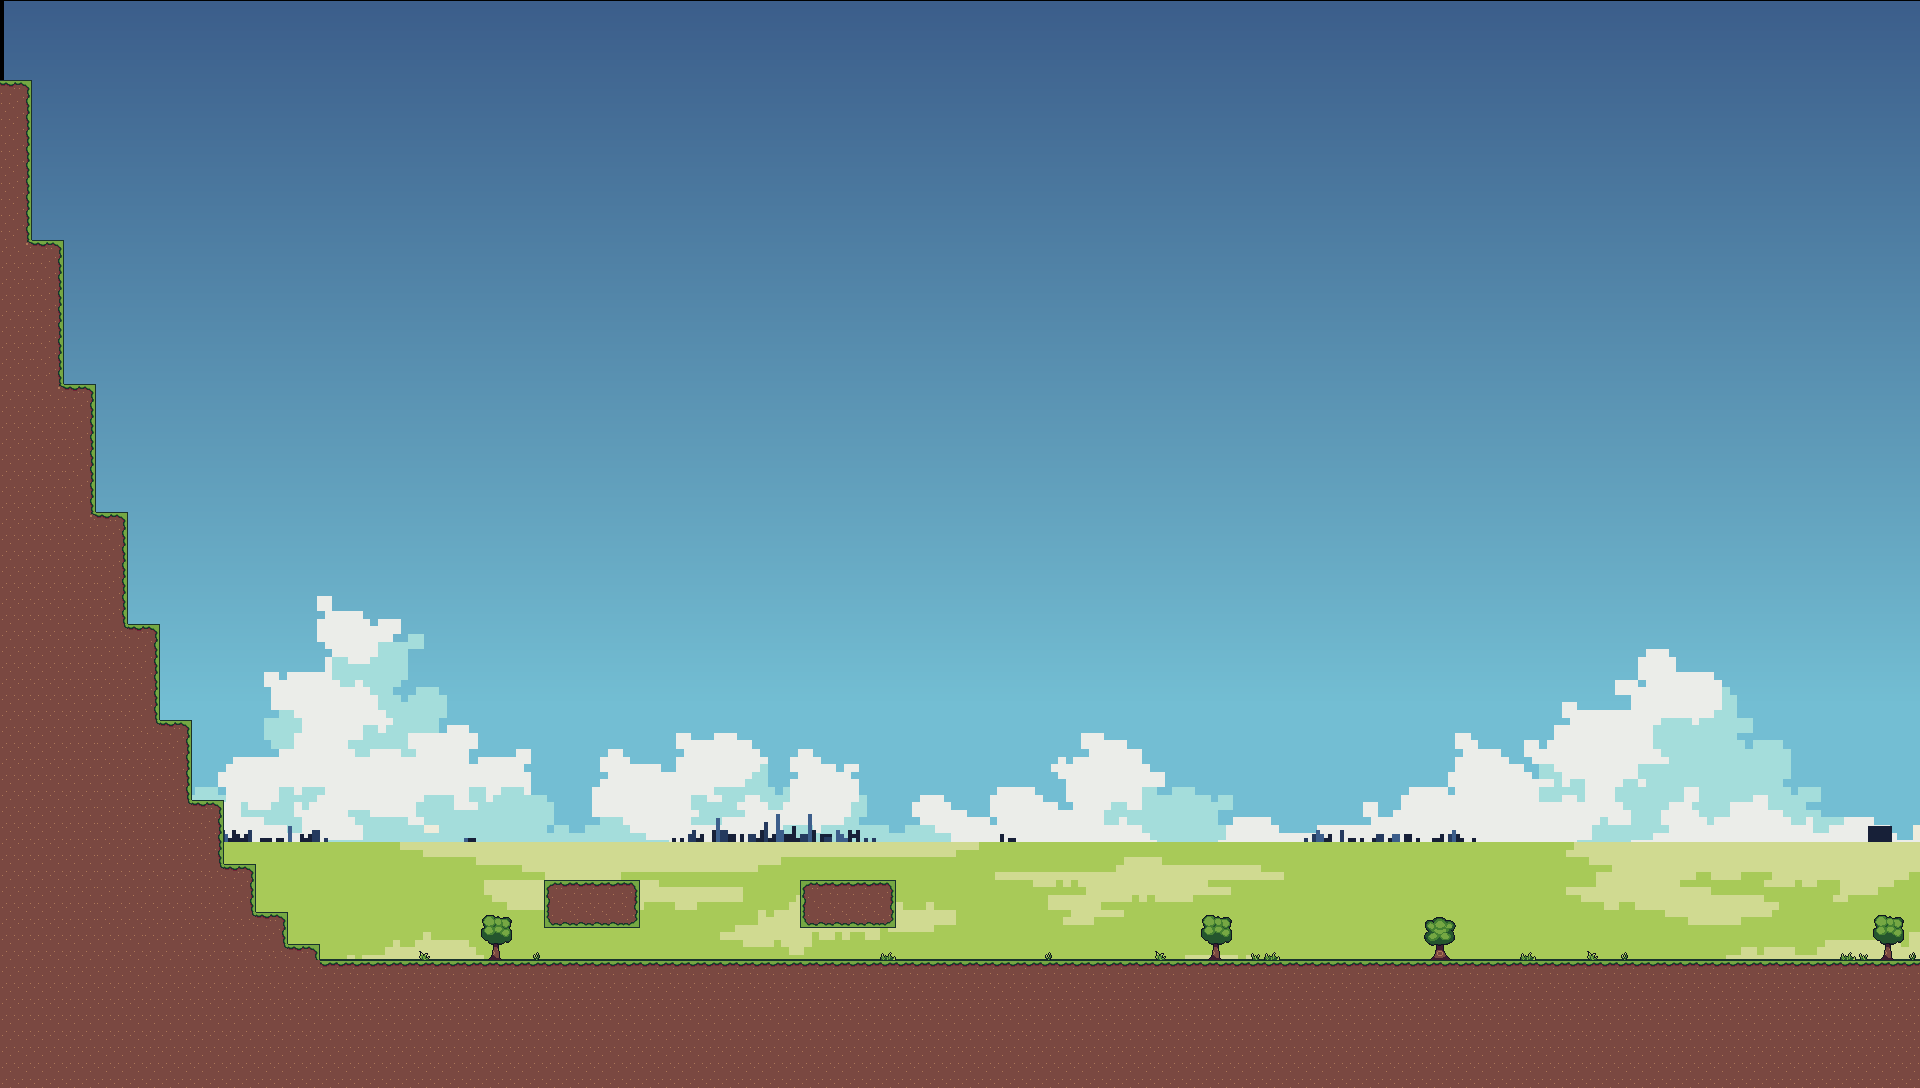

Tiled map render using the project's own tile images. Description and the map definition, with tile-layer contents summarised, below:
An orthogonal 120x68 tile map with 16x16 px tiles, 1 tile layer (Tile Layer 1), 2 tilesets, 5 image layers and 3 objects (2x Enemy, Player).

<map version="1.10" tiledversion="1.11.2" orientation="orthogonal" renderorder="right-down" width="120" height="68" tilewidth="16" tileheight="16" infinite="0" nextlayerid="25" nextobjectid="118">
 <tileset firstgid="1" source="maintileset.tsx" />
 <tileset firstgid="1025" source="SpikesNew.tsx" />
 <group id="5" name="bg" offsetx="4" offsety="193.333">
  <imagelayer id="9" name="bg" offsetx="0" offsety="-192" repeatx="1" repeaty="1">
   <image source="../graphics/bgart/sky.png" width="1920" height="1080" />
  </imagelayer>
  <imagelayer id="12" name="clouds" offsetx="-3.63636" offsety="-297.939" parallaxx="1.2" repeatx="1">
   <image source="../graphics/bgart/clouds.png" width="1920" height="1080" />
  </imagelayer>
  <imagelayer id="16" name="city" offsetx="-4.18182" offsety="-312" parallaxx="1.4" repeatx="1">
   <image source="../graphics/bgart/city.png" width="1920" height="1080" />
  </imagelayer>
  <imagelayer id="10" name="grass" offsetx="0" offsety="-304" parallaxx="1.6" repeatx="1">
   <image source="../graphics/bgart/grass.png" width="1920" height="1080" />
  </imagelayer>
  <imagelayer id="13" name="dirt" offsetx="-4.0048" offsety="14.6664" repeatx="1">
   <image source="../graphics/bgart/dirt.png" width="1920" height="1080" />
  </imagelayer>
 </group>
 <objectgroup id="22" name="Spikes" />
 <objectgroup id="24" name="Entities">
  <object id="114" name="Player" x="393.667" y="802.084">
   <point />
  </object>
  <object id="116" name="Enemy" type="Enemy" x="1243.83" y="871.333">
   <properties>
    <property name="DMG" type="float" value="1" />
    <property name="Direction" type="float" value="1" />
    <property name="Health" type="float" value="2" />
    <property name="MoveSpeed" type="float" value="200" />
   </properties>
   <point />
  </object>
  <object id="117" name="Enemy" type="Enemy" x="981" y="879">
   <properties>
    <property name="DMG" type="float" value="1" />
    <property name="Direction" type="float" value="-1" />
    <property name="Health" type="float" value="2" />
    <property name="MoveSpeed" type="float" value="100" />
   </properties>
   <point />
  </object>
 </objectgroup>
 <layer id="1" name="Tile Layer 1" width="120" height="68">
  <data>[8160 cells, 1487 non-empty, 29 distinct tile ids]</data>
 </layer>
</map>